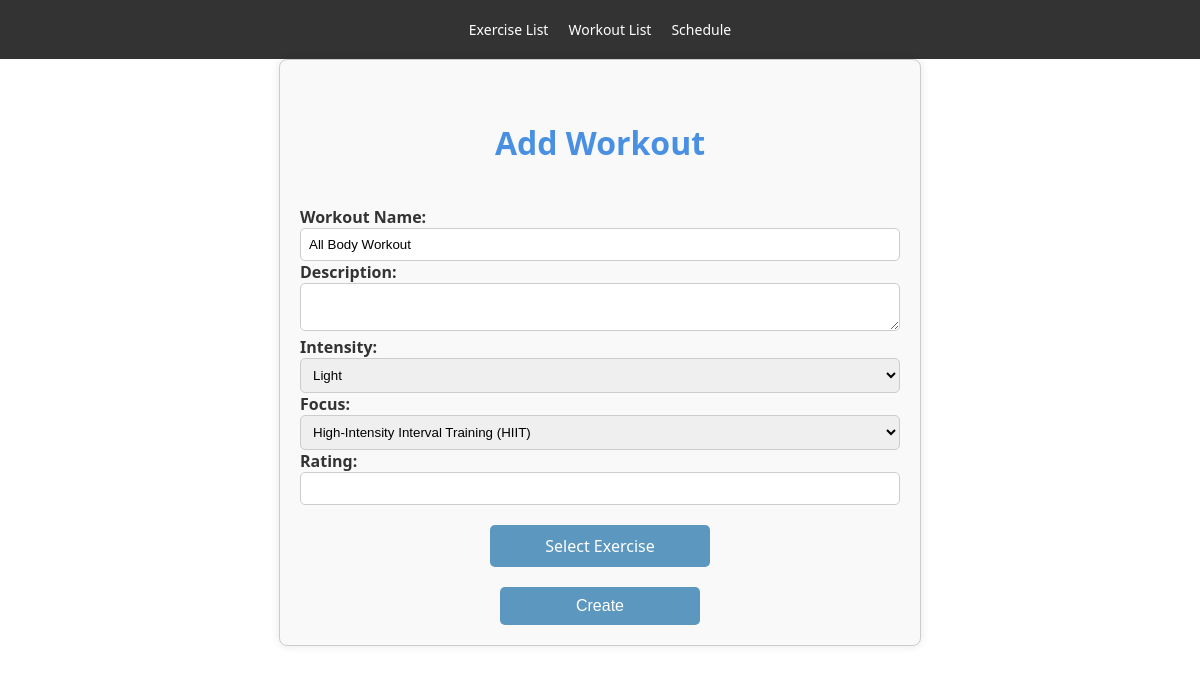
/workout/9034, run on the app's committed database.
### tables this page shows
CREATE TABLE Workout (
    workout_id INTEGER PRIMARY KEY,
    name TEXT,
    description TEXT,
    rating INTEGER CHECK (rating >= 1 AND rating <= 10),
    focus TEXT CHECK (focus IN ('Strength Training', 'Cardiovascular Health', 'Weight Loss', 'Flexibility', 'Balance and Coordination', 'Endurance Training', 'High-Intensity Interval Training (HIIT)', 'Muscle Toning', 'Core Strengthening', 'Functional Fitness', 'Rehabilitation and Recovery', 'Sports Specific Training', 'Bodybuilding', 'Circuit Training', 'Mind-Body Wellness')),
    intensity TEXT CHECK (intensity IN ('Light', 'Moderate', 'Vigorous'))
);

### app.py (the view, shortened to what this page needs)
@app.route('/workout', defaults={'workout_id': None})
@app.route('/workout/<int:workout_id>', methods=['GET', 'POST'])
def workout(workout_id):
    db = get_db()
    if request.method == 'GET':
        if workout_id is not None:
            workout = db.execute("SELECT * FROM Workout WHERE workout_id = ?", (workout_id,)).fetchone()
            if workout:
                workout_exercises = db.execute("""
                    SELECT e.*
                    FROM Exercise e
                    JOIN Exercise_In_Workout eiw ON e.exercise_id = eiw.exercise_id
                    WHERE eiw.workout_id = ?
                """, (workout_id,)).fetchall()
                return render_template('add-workout.html', workout=workout, workout_id=workout_id, exercises=workout_exercises)
            else:
                return redirect(url_for('workout'))
        return render_template('add-workout.html', workout=None, workout_id=None)

### app.py (called while the page is built)
def get_db():
    if 'sqlite_db' not in g:
        g.sqlite_db = sqlite3.connect(DATABASE)
        g.sqlite_db.row_factory = sqlite3.Row
    return g.sqlite_db

### templates/add-workout.html (shortened to what this page needs)
<!DOCTYPE html>
<html lang="en">
<head>
    <link rel="stylesheet" href="{{ url_for('static', filename='styles.css') }}">
</head>
<body>
    <header>
        <nav>
            <ul>
                <li><a href="{{ url_for('exercise_list') }}">Exercise List</a></li>
                <li><a href="{{ url_for('workout_list') }}">Workout List</a></li>
                <li><a href="{{ url_for('schedule') }}">Schedule</a></li>
            </ul>
        </nav>
    </header>
    <form id="workout-form" action="/add-or-edit-workout/{{ workout_id }}" method="POST">
    <div class="form-container">
        <h1>Add Workout</h1>
        <label for="name">Workout Name:</label>
        <input type="text" id="name" name="name" value="{{ workout.name }}" required>
        <label for="description">Description:</label>
        <textarea id="description" name="description">{{ workout.description }}</textarea>
        <label for="intensity">Intensity:</label>
        <select id="intensity" name="intensity" required>
            <option value="Light" {% if workout.intensity == 'Light' %} selected {% endif %}>Light</option>
        </select>
        <label for="focus">Focus:</label>
        <select id="focus" name="focus" required>
            <option value="High-Intensity Interval Training (HIIT)" {% if workout.focus == 'High-Intensity Interval Training (HIIT)' %} selected {% endif %}>High-Intensity Interval Training (HIIT)</option>
        </select>
        <label for="rating">Rating:</label>
        <input type="number" id="rating" name="rating" min="1" max="10" value="{{ workout.rating }}" required>
        {% if workout_id %}
        <a href="{{ url_for('select_exercise', workout_id=workout_id) }}" id="select-exercise-link">Select Exercise</a>
        {% else %}
        <p>Please save the workout to select exercises.</p>
        {% endif %}
        <button type="submit" id="create-button">Create</button>
    </div>
    </form>
</body>
</html>

### static/styles.css (style rules this page uses)
body { font-family: 'Segoe UI', Tahoma, Geneva, Verdana, sans-serif; margin: 0; padding: 0; background-color: #ffffff; color: #333; height: 100vh; }
h1 { color: #4a90e2; text-align: center; padding: 20px 0; }
ul { list-style-type: none; padding: 0; }
li { font-size: 14px; color: #555; }
.form-container { width: 80%; max-width: 600px; margin: 0 auto; padding: 20px; border: 1px solid #ccc; border-radius: 8px; background-color: #f9f9f9; box-shadow: 0 0 10px rgba(0, 0, 0, 0.1); }
.form-container label { font-weight: bold; }
.form-container input, .form-container select, .form-container textarea { width: 100%; padding: 8px; border: 1px solid #ccc; border-radius: 5px; box-sizing: border-box; }
.form-container button { display: block; width: 200px; margin: 20px auto 0; padding: 10px; font-size: 16px; color: #fff; background-color: #5c97bf; border: none; border-radius: 5px; cursor: pointer; text-align: center; text-decoration: none; }
button, .btn { padding: 8px 15px; margin-right: 5px; font-size: 14px; color: #fff; background-color: #5c97bf; border: none; border-radius: 5px; cursor: pointer; }
nav { background: #333; color: #fff; padding: 20px 0; text-align: center; }
nav ul { padding: 0; margin: 0; display: flex; justify-content: center; }
nav ul li { display: inline-block; margin-right: 20px; }
nav ul li:last-child { margin-right: 0; }
nav ul li a { color: #fff; text-decoration: none; }
#add-exercise-btn, #add-workout-btn, #select-exercise-link { display: block; width: 200px; margin: 20px auto 0; padding: 10px; font-size: 16px; color: #fff; background-color: #5c97bf; border: none; border-radius: 5px; cursor: pointer; text-align: center; text-decoration: none; }
.input[type="text"], textarea { border: 1px solid #ccc; border-radius: 4px; }

### data on the page
Workout: name "All Body Workout", intensity "Light", focus "High-Intensity Interval Training (HIIT)"
